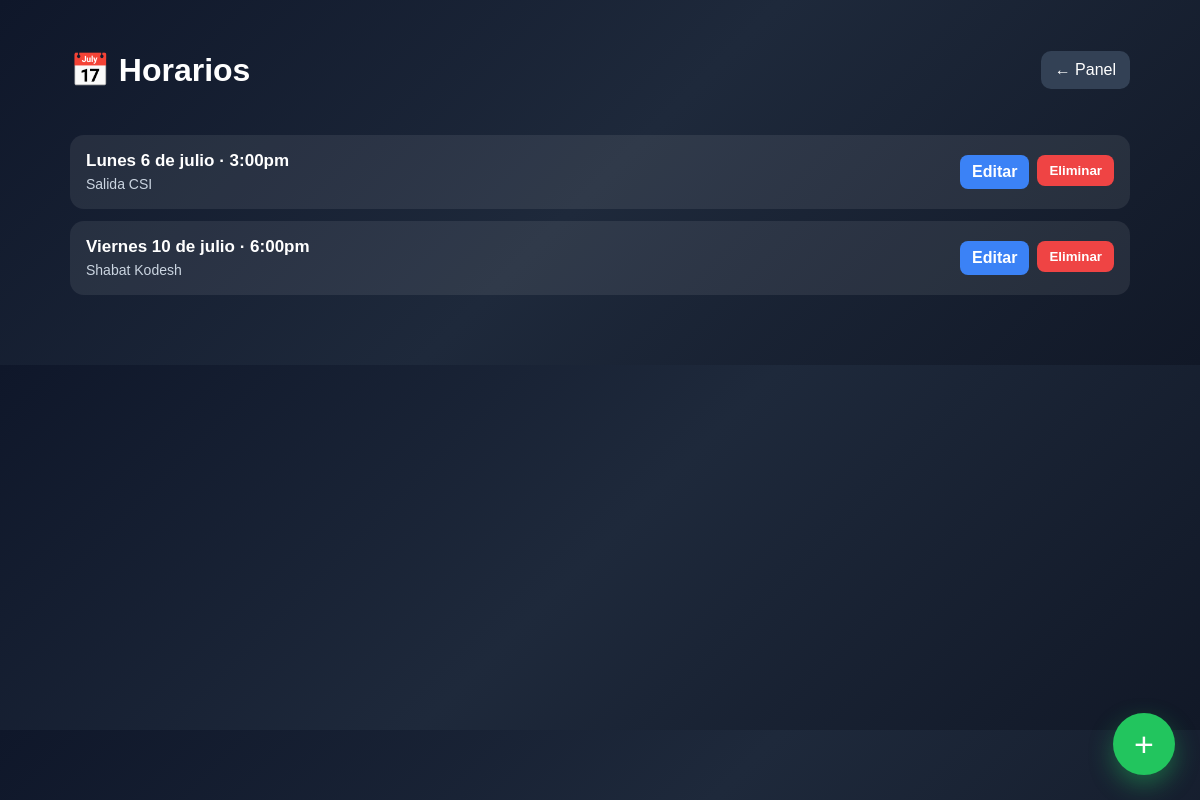
/panel-admin/horarios/, run on the app's committed database.
### horarios/models.py (models this page shows, shortened)
class HorarioCamp(models.Model):
    dia = models.CharField(max_length=100)
    hora = models.CharField(max_length=20)
    actividad = models.CharField(max_length=200)
    lugar = models.CharField(max_length=200, blank=True, null=True)

### torneo/views.py (the view, shortened to what this page needs)
# urls.py: path('panel-admin/horarios/', horarios_admin, name='horarios_admin'),
def horarios_admin(request):
    horarios = HorarioCamp.objects.all().order_by('dia', 'hora')
    return render(request, 'horarios_admin.html', {'horarios': horarios})

### templates/horarios_admin.html (shortened to what this page needs)
<!DOCTYPE html>
<html lang="es">
<head>
</head>
<body>
<div class="container">
    <div class="topbar">
        <h1>📅 Horarios</h1>
        <a class="back" href="/panel-admin/">← Panel</a>
    </div>
    <div class="list">
        {% for h in horarios %}
            <div class="item">
                <div>
                    <strong>{{ h.dia }} · {{ h.hora }}</strong>
                    <span>{{ h.actividad }}{% if h.lugar %} · {{ h.lugar }}{% endif %}</span>
                </div>
                <div class="buttons">
                    <a class="btn-small btn-edit" href="/panel-admin/horarios/{{ h.id }}/editar/">Editar</a>
                    <form method="POST" action="/panel-admin/horarios/{{ h.id }}/eliminar/" style="display:inline;">
                        <button class="btn-small btn-delete" type="submit">Eliminar</button>
                    </form>
                </div>
            </div>
        {% empty %}
            <p>No hay horarios todavía.</p>
        {% endfor %}
    </div>
</div>
<div class="add-btn" onclick="abrirModal()">+</div>
</body>
</html>

### templates/horarios_admin.html (style rules this page uses)
* { box-sizing: border-box; }
body { margin: 0; font-family: Arial, sans-serif; background: linear-gradient(135deg, #0f172a, #1e293b, #111827); color: white; }
.container { max-width: 1100px; margin: auto; padding: 30px 20px 70px; }
.topbar { display: flex; justify-content: space-between; align-items: center; margin-bottom: 24px; gap: 12px; flex-wrap: wrap; }
.back { text-decoration: none; color: white; background: #334155; padding: 10px 14px; border-radius: 10px; }
.list { display: grid; gap: 12px; }
.item { background: rgba(255,255,255,0.08); padding: 16px; border-radius: 14px; display: flex; justify-content: space-between; align-items: center; gap: 12px; flex-wrap: wrap; }
.item strong { display: block; font-size: 17px; margin-bottom: 4px; }
.item span { color: #cbd5e1; font-size: 14px; }
.buttons { display: flex; gap: 8px; flex-wrap: wrap; }
.btn-small { text-decoration: none; border: none; padding: 8px 12px; border-radius: 8px; color: white; cursor: pointer; font-weight: bold; }
.btn-edit { background: #3b82f6; }
.btn-delete { background: #ef4444; }
.add-btn { position: fixed; bottom: 25px; right: 25px; width: 62px; height: 62px; background: #22c55e; border-radius: 50%; font-size: 34px; display: flex; align-items: center; justify-content: center; cursor: pointer; box-shadow: 0 10px 25px rgba(34,197,94,0.4); }

### data on the page
HorarioCamp: dia "Lunes 6 de julio", hora "3:00pm", actividad "Salida CSI"
HorarioCamp: dia "Viernes 10 de julio", hora "6:00pm", actividad "Shabat Kodesh"
